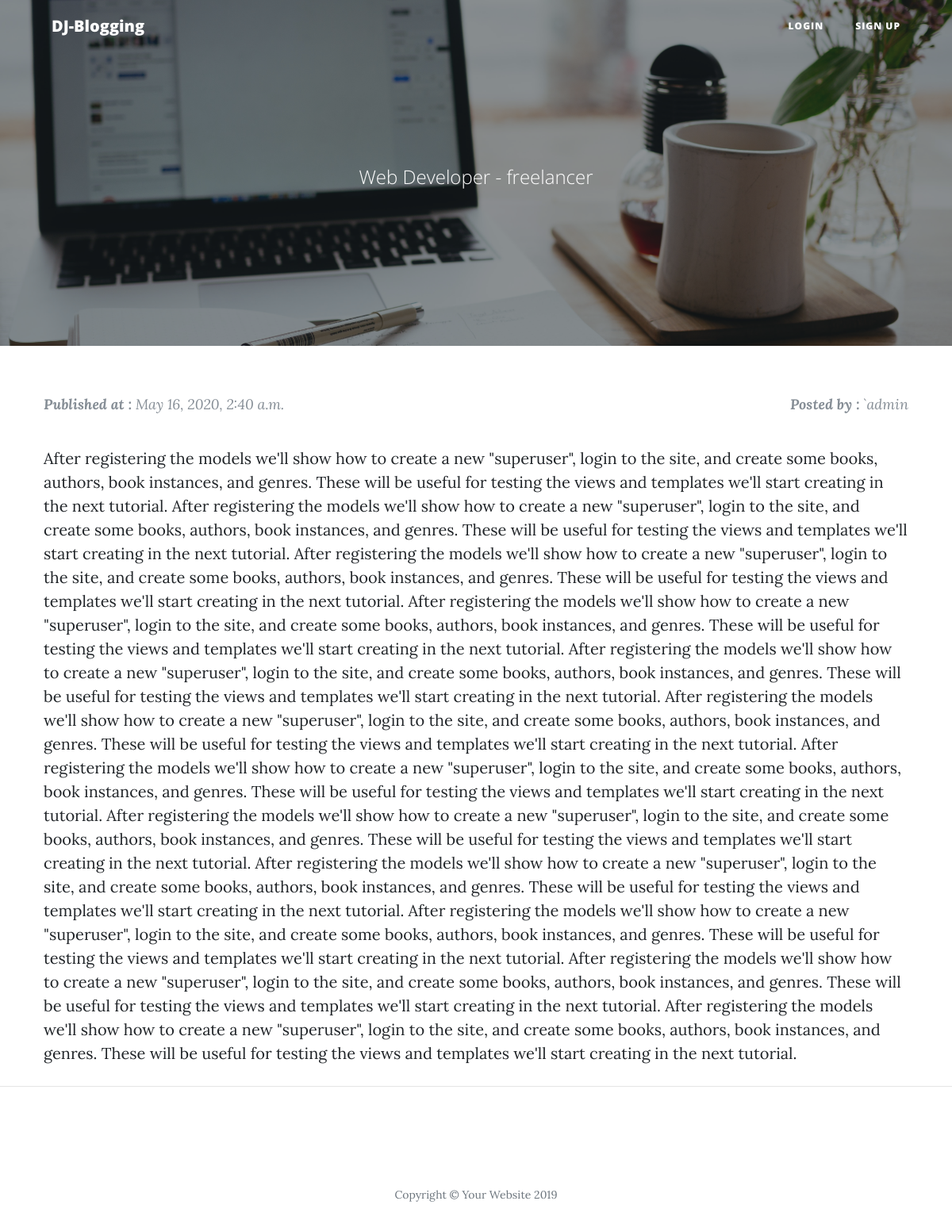
The page /blog/web-developer-freelancer/ on the database its author committed.
### blogs/models.py (models this page shows, shortened)
class Post(models.Model):
	title = models.CharField(max_length=200)
	slug = models.SlugField(unique=True)
	image = models.ImageField(blank=True)
	post_text = RichTextUploadingField()
	pub_date = models.DateTimeField(default= timezone.now )
	category = models.ForeignKey(Category, on_delete=models.CASCADE)
	user = models.ForeignKey(User,default=1,null=True,on_delete=models.SET_NULL)
	ORDER_STATUS = ((0, 'draft'), (1, 'publish'))
	status = models.SmallIntegerField(choices=ORDER_STATUS)
	def was_published_recently(self):
		return self.pub_date>=timezone.now() - datetime.timedelta(days=1)
	was_published_recently.admin_order_field = 'pub_date'
	was_published_recently.boolean = True
	was_published_recently.short_description = 'Published recently?'

### blogs/views.py (the view)
class DetailView(generic.DetailView):
	template_name = 'blogs/detail.html'
	slug_url_kwarg = 'the_slug'
	slug_field = 'slug' # DetailView's default value: optional
	def get_queryset(self):
		return Post.objects.filter(pub_date__lte=timezone.now())

### blogs/templates/blogs/detail.html
{% extends './layouts.html' %}
{% load static %}
{% block header %}
  <header class="masthead" style="background-image: url({{ post.image.url }})">
    <div class="overlay"></div>
    <div class="container">
      <div class="row">
        <div class="col-lg-8 col-md-10 mx-auto">
          <div class="page-heading">
            <span class="subheading">{{ post.title }}</span>
          </div>
        </div>
      </div>
    </div>
  </header>
{% endblock %}
{% block content %}
<div class="p-10 post-preview">
  <div class="row mb-10 post-meta">
    <div class="col">
      <b>Published at : </b>{{ post.pub_date }}
    </div>
    <div class="col text-right post-meta">
      <b>Posted by : </b>`{{ post.user }}
    </div>
  </div>
  <br/>
  	{{ post.post_text|safe }}
</div>
{% endblock %}

### blogs/static/blogs/style.css (style rules this page uses)
.p-10 { padding: 10px; }
.mb-10 { margin-bottom: 10px; }

### rows shown on the page
Post: image (picture), title "Web Developer - freelancer", pub_date "May 16, 2020, 2:40 a.m.", user "admin", post_text "After registering the models we'll show how to create a new \"superuser\", login to the site, and create some books, authors, book instances, and genres. These will be useful for testing the views and templates we'll start creating in the next tutorial. After registering the models we'll show how to create a new \"superuser\", login to the site, and create some books, authors, book instances, and genres. These will be useful for testing the views and templates we'll start creating in the next tutorial. After registering the models we'll show how to create a new \"superuser\", login to the site, and create some books, authors, book instances, and genres. These will be useful for testing the views…"
